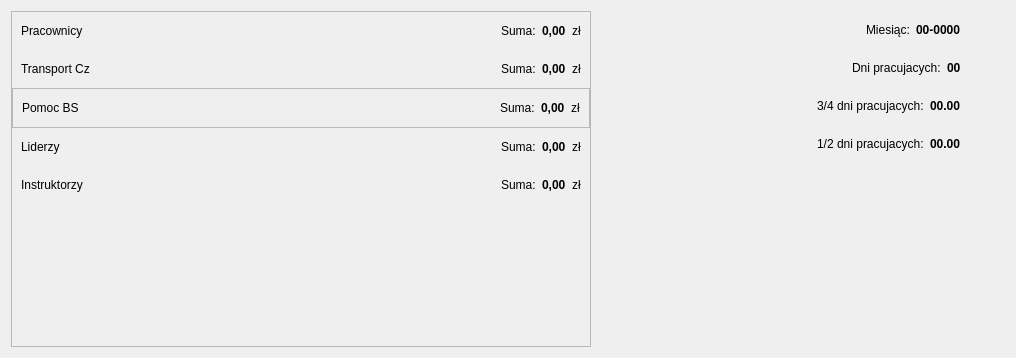
        <widget class="QWidget" name="tab_podsumowanie">
         <attribute name="title">
          <string>Podsumowanie</string>
         </attribute>
         <layout class="QVBoxLayout" name="verticalLayout_18">
          <item>
           <widget class="QWidget" name="widget_20" native="true">
            <layout class="QHBoxLayout" name="horizontalLayout_20">
             <property name="spacing">
              <number>45</number>
             </property>
             <property name="leftMargin">
              <number>0</number>
             </property>
             <property name="topMargin">
              <number>0</number>
             </property>
             <property name="rightMargin">
              <number>35</number>
             </property>
             <property name="bottomMargin">
              <number>0</number>
             </property>
             <item>
              <widget class="QFrame" name="frame">
               <property name="frameShape">
                <enum>QFrame::StyledPanel</enum>
               </property>
               <property name="frameShadow">
                <enum>QFrame::Raised</enum>
               </property>
               <layout class="QVBoxLayout" name="verticalLayout_17">
                <property name="spacing">
                 <number>0</number>
                </property>
                <property name="leftMargin">
                 <number>0</number>
                </property>
                <property name="topMargin">
                 <number>0</number>
                </property>
                <property name="rightMargin">
                 <number>0</number>
                </property>
                <property name="bottomMargin">
                 <number>0</number>
                </property>
                <item>
                 <widget class="QWidget" name="widget_21" native="true">
                  <layout class="QHBoxLayout" name="horizontalLayout_16">
                   <item>
                    <widget class="QLabel" name="label_23">
                     <property name="text">
                      <string>Pracownicy</string>
                     </property>
                    </widget>
                   </item>
                   <item>
                    <spacer name="horizontalSpacer_11">
                     <property name="orientation">
                      <enum>Qt::Horizontal</enum>
                     </property>
                     <property name="sizeHint" stdset="0">
                      <size>
                       <width>171</width>
                       <height>20</height>
                      </size>
                     </property>
                    </spacer>
                   </item>
                   <item>
                    <widget class="QLabel" name="label_19">
                     <property name="text">
                      <string>Suma:</string>
                     </property>
                    </widget>
                   </item>
                   <item>
                    <widget class="QLabel" name="lab_sumaPracownicy2">
                     <property name="font">
                      <font>
                       <weight>75</weight>
                       <bold>true</bold>
                      </font>
                     </property>
                     <property name="text">
                      <string>0,00</string>
                     </property>
                    </widget>
                   </item>
                   <item>
                    <widget class="QLabel" name="label_22">
                     <property name="text">
                      <string>zł</string>
                     </property>
                    </widget>
                   </item>
                  </layout>
                 </widget>
                </item>
                <item>
                 <widget class="QWidget" name="widget_9" native="true">
                  <layout class="QHBoxLayout" name="horizontalLayout_4">
                   <item>
                    <widget class="QLabel" name="label_11">
                     <property name="text">
                      <string>Transport Cz</string>
                     </property>
                    </widget>
                   </item>
                   <item>
                    <spacer name="horizontalSpacer_2">
                     <property name="orientation">
                      <enum>Qt::Horizontal</enum>
                     </property>
                     <property name="sizeHint" stdset="0">
                      <size>
                       <width>405</width>
                       <height>20</height>
                      </size>
                     </property>
                    </spacer>
                   </item>
                   <item>
                    <widget class="QLabel" name="label_17">
                     <property name="text">
                      <string>Suma:</string>
                     </property>
                    </widget>
                   </item>
                   <item>
                    <widget class="QLabel" name="lab_sumaTransportCz2">
                     <property name="font">
                      <font>
                       <weight>75</weight>
                       <bold>true</bold>
                      </font>
                     </property>
                     <property name="text">
                      <string>0,00</string>
                     </property>
                    </widget>
                   </item>
                   <item>
                    <widget class="QLabel" name="label_25">
                     <property name="text">
                      <string>zł</string>
                     </property>
                    </widget>
                   </item>
                  </layout>
                 </widget>
                </item>
                <item>
                 <widget class="QFrame" name="frame_2">
                  <property name="frameShape">
                   <enum>QFrame::StyledPanel</enum>
                  </property>
                  <property name="frameShadow">
                   <enum>QFrame::Raised</enum>
                  </property>
                  <layout class="QHBoxLayout" name="horizontalLayout_17">
                   <item>
                    <widget class="QLabel" name="label_21">
                     <property name="text">
                      <string>Pomoc BS</string>
                     </property>
                    </widget>
                   </item>
                   <item>
                    <spacer name="horizontalSpacer_16">
                     <property name="orientation">
                      <enum>Qt::Horizontal</enum>
                     </property>
                     <property name="sizeHint" stdset="0">
                      <size>
                       <width>192</width>
                       <height>20</height>
                      </size>
                     </property>
                    </spacer>
                   </item>
                   <item>
                    <widget class="QLabel" name="label_28">
                     <property name="text">
                      <string>Suma:</string>
                     </property>
                    </widget>
                   </item>
                   <item>
                    <widget class="QLabel" name="lab_sumaPomoc2">
                     <property name="font">
                      <font>
                       <weight>75</weight>
                       <bold>true</bold>
                      </font>
                     </property>
                     <property name="text">
                      <string>0,00</string>
                     </property>
                    </widget>
                   </item>
                   <item>
                    <widget class="QLabel" name="label_30">
                     <property name="text">
                      <string>zł</string>
                     </property>
                    </widget>
                   </item>
                  </layout>
                 </widget>
                </item>
                <item>
                 <widget class="QWidget" name="widget_22" native="true">
                  <layout class="QHBoxLayout" name="horizontalLayout_18">
                   <item>
                    <widget class="QLabel" name="label_37">
                     <property name="text">
                      <string>Liderzy</string>
                     </property>
                    </widget>
                   </item>
                   <item>
                    <spacer name="horizontalSpacer_18">
                     <property name="orientation">
                      <enum>Qt::Horizontal</enum>
                     </property>
                     <property name="sizeHint" stdset="0">
                      <size>
                       <width>191</width>
                       <height>20</height>
                      </size>
                     </property>
                    </spacer>
                   </item>
                   <item>
                    <widget class="QLabel" name="label_35">
                     <property name="text">
                      <string>Suma:</string>
                     </property>
                    </widget>
                   </item>
                   <item>
                    <widget class="QLabel" name="lab_sumaLiderzy2">
                     <property name="font">
                      <font>
                       <weight>75</weight>
                       <bold>true</bold>
                      </font>
                     </property>
                     <property name="text">
                      <string>0,00</string>
                     </property>
                    </widget>
                   </item>
                   <item>
                    <widget class="QLabel" name="label_31">
                     <property name="text">
                      <string>zł</string>
                     </property>
                    </widget>
                   </item>
                  </layout>
                 </widget>
                </item>
                <item>
                 <widget class="QWidget" name="widget_23" native="true">
                  <layout class="QHBoxLayout" name="horizontalLayout_19">
                   <item>
                    <widget class="QLabel" name="label_38">
                     <property name="text">
                      <string>Instruktorzy</string>
                     </property>
                    </widget>
                   </item>
                   <item>
                    <spacer name="horizontalSpacer_17">
                     <property name="orientation">
                      <enum>Qt::Horizontal</enum>
                     </property>
                     <property name="sizeHint" stdset="0">
                      <size>
                       <width>166</width>
                       <height>20</height>
                      </size>
                     </property>
                    </spacer>
                   </item>
                   <item>
                    <widget class="QLabel" name="label_36">
                     <property name="text">
                      <string>Suma:</string>
                     </property>
                    </widget>
                   </item>
                   <item>
                    <widget class="QLabel" name="lab_sumaInstruktorzy2">
                     <property name="font">
                      <font>
                       <weight>75</weight>
                       <bold>true</bold>
                      </font>
                     </property>
                     <property name="text">
                      <string>0,00</string>
                     </property>
                    </widget>
                   </item>
                   <item>
                    <widget class="QLabel" name="label_32">
                     <property name="text">
                      <string>zł</string>
                     </property>
                    </widget>
                   </item>
                  </layout>
                 </widget>
                </item>
                <item>
                 <spacer name="verticalSpacer_2">
                  <property name="orientation">
                   <enum>Qt::Vertical</enum>
                  </property>
                  <property name="sizeHint" stdset="0">
                   <size>
                    <width>20</width>
                    <height>142</height>
                   </size>
                  </property>
                 </spacer>
                </item>
               </layout>
              </widget>
             </item>
             <item>
              <widget class="QWidget" name="widget_24" native="true">
               <layout class="QVBoxLayout" name="verticalLayout_16">
                <property name="spacing">
                 <number>0</number>
                </property>
                <property name="leftMargin">
                 <number>0</number>
                </property>
                <property name="topMargin">
                 <number>0</number>
                </property>
                <property name="rightMargin">
                 <number>0</number>
                </property>
                <property name="bottomMargin">
                 <number>0</number>
                </property>
                <item>
                 <widget class="QWidget" name="widget_25" native="true">
                  <layout class="QHBoxLayout" name="horizontalLayout_12">
                   <item>
                    <spacer name="horizontalSpacer_12">
                     <property name="orientation">
                      <enum>Qt::Horizontal</enum>
                     </property>
                     <property name="sizeHint" stdset="0">
                      <size>
                       <width>216</width>
                       <height>20</height>
                      </size>
                     </property>
                    </spacer>
                   </item>
                   <item>
                    <widget class="QLabel" name="label_24">
                     <property name="text">
                      <string>Miesiąc:</string>
                     </property>
                    </widget>
                   </item>
                   <item>
                    <widget class="QLabel" name="lab_miesiacNieobecnosci2">
                     <property name="font">
                      <font>
                       <weight>75</weight>
                       <bold>true</bold>
                      </font>
                     </property>
                     <property name="text">
                      <string>00-0000</string>
                     </property>
                    </widget>
                   </item>
                  </layout>
                 </widget>
                </item>
                <item>
                 <widget class="QWidget" name="widget_26" native="true">
                  <layout class="QHBoxLayout" name="horizontalLayout_13">
                   <item>
                    <spacer name="horizontalSpacer_13">
                     <property name="orientation">
                      <enum>Qt::Horizontal</enum>
                     </property>
                     <property name="sizeHint" stdset="0">
                      <size>
                       <width>207</width>
                       <height>20</height>
                      </size>
                     </property>
                    </spacer>
                   </item>
                   <item>
                    <widget class="QLabel" name="label_26">
                     <property name="text">
                      <string>Dni pracujacych:</string>
                     </property>
                    </widget>
                   </item>
                   <item>
                    <widget class="QLabel" name="lab_pracujacychNieobecnosci2">
                     <property name="font">
                      <font>
                       <weight>75</weight>
                       <bold>true</bold>
                      </font>
                     </property>
                     <property name="text">
                      <string>00</string>
                     </property>
                    </widget>
                   </item>
                  </layout>
                 </widget>
                </item>
                <item>
                 <widget class="QWidget" name="widget_27" native="true">
                  <layout class="QHBoxLayout" name="horizontalLayout_14">
                   <item>
                    <spacer name="horizontalSpacer_14">
                     <property name="orientation">
                      <enum>Qt::Horizontal</enum>
                     </property>
                     <property name="sizeHint" stdset="0">
                      <size>
                       <width>172</width>
                       <height>20</height>
                      </size>
                     </property>
                    </spacer>
                   </item>
                   <item>
                    <widget class="QLabel" name="label_39">
                     <property name="text">
                      <string>3/4 dni pracujacych:</string>
                     </property>
                    </widget>
                   </item>
                   <item>
                    <widget class="QLabel" name="lab_pracujacych075Nieobecnosci2">
                     <property name="font">
                      <font>
                       <weight>75</weight>
                       <bold>true</bold>
                      </font>
                     </property>
                     <property name="text">
                      <string>00.00</string>
                     </property>
                    </widget>
                   </item>
                  </layout>
                 </widget>
                </item>
                <item>
                 <widget class="QWidget" name="widget_28" native="true">
                  <layout class="QHBoxLayout" name="horizontalLayout_15">
                   <item>
                    <spacer name="horizontalSpacer_15">
                     <property name="orientation">
                      <enum>Qt::Horizontal</enum>
                     </property>
                     <property name="sizeHint" stdset="0">
                      <size>
                       <width>172</width>
                       <height>20</height>
                      </size>
                     </property>
                    </spacer>
                   </item>
                   <item>
                    <widget class="QLabel" name="label_41">
                     <property name="text">
                      <string>1/2 dni pracujacych:</string>
                     </property>
                    </widget>
                   </item>
                   <item>
                    <widget class="QLabel" name="lab_pracujacych050Nieobecnosci2">
                     <property name="font">
                      <font>
                       <weight>75</weight>
                       <bold>true</bold>
                      </font>
                     </property>
                     <property name="text">
                      <string>00.00</string>
                     </property>
                    </widget>
                   </item>
                  </layout>
                 </widget>
                </item>
                <item>
                 <spacer name="verticalSpacer">
                  <property name="orientation">
                   <enum>Qt::Vertical</enum>
                  </property>
                  <property name="sizeHint" stdset="0">
                   <size>
                    <width>20</width>
                    <height>146</height>
                   </size>
                  </property>
                 </spacer>
                </item>
               </layout>
              </widget>
             </item>
            </layout>
           </widget>
          </item>
         </layout>
        </widget>
